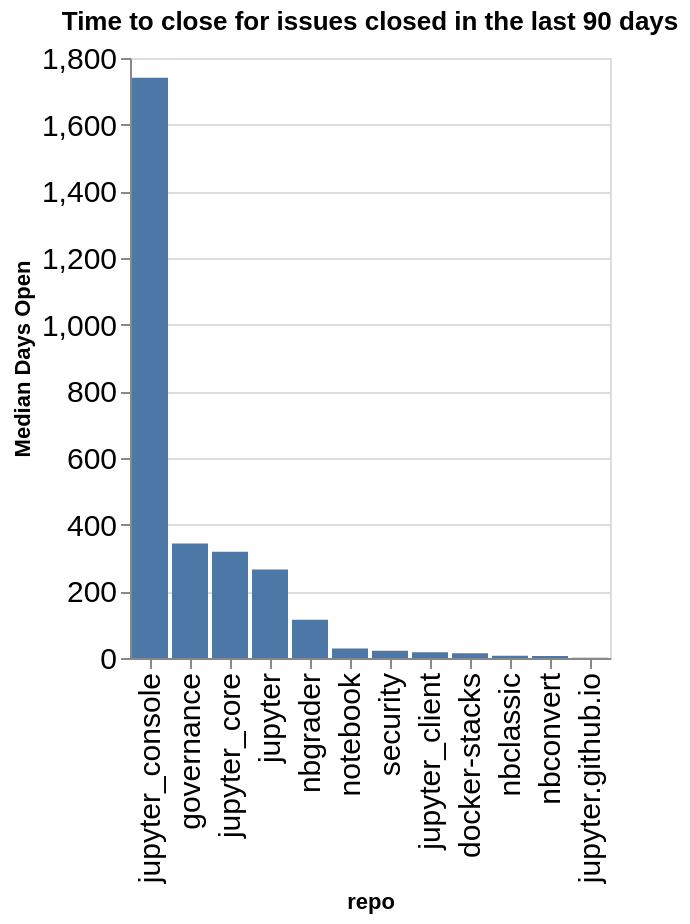

The code cell stored with this chart in its notebook:
### Code cell
time_open = closed.groupby(['org', 'repo']).agg({'time_open': 'median'}).reset_index()
time_open['time_open'] = time_open['time_open'] / (60 * 60 * 24)
time_open['org/repo'] = time_open.apply(lambda a: a['org'] + '/' + a['repo'], axis=1)
sorted_vals = time_open.sort_values(['org', 'time_open'], ascending=False)['repo'].values
alt.Chart(data=time_open, title=f"Time to close for issues closed in the last {n_days} days").mark_bar().encode(
    x=alt.X('repo', sort=alt.Sort(sorted_vals.tolist())),
    y=alt.Y('time_open', title="Median Days Open"),
)

### Figure 1 — Vega-Lite specification as saved in the notebook (floating-point values rounded to 4 significant figures)
{"config": {"axisLeft": {"labelFontSize": 15}, "axisBottom": {"labelFontSize": 15}}, "data": {"name": "data-ff7fb8bff953c8eba752a64b70f9a368"}, "mark": {"type": "bar"}, "encoding": {"x": {"field": "repo", "sort": ["jupyter_console", "governance", "jupyter_core", "jupyter", "nbgrader", "notebook", "security", "jupyter_client", "docker-stacks", "nbclassic", "nbconvert", "jupyter.github.io"], "type": "nominal"}, "y": {"field": "time_open", "title": "Median Days Open", "type": "quantitative"}}, "title": "Time to close for issues closed in the last 90 days", "$schema": "https://vega.github.io/schema/vega-lite/v5.20.1.json", "datasets": {"data-ff7fb8bff953c8eba752a64b70f9a368": [{"org": "jupyter", "repo": "docker-stacks", "time_open": 14.61, "org/repo": "jupyter/docker-stacks"}, {"org": "jupyter", "repo": "governance", "time_open": 343.6, "org/repo": "jupyter/governance"}, {"org": "jupyter", "repo": "jupyter", "time_open": 265.6, "org/repo": "jupyter/jupyter"}, {"org": "jupyter", "repo": "jupyter.github.io", "time_open": 0.9404, "org/repo": "jupyter/jupyter.github.io"}, {"org": "jupyter", "repo": "jupyter_client", "time_open": 17.07, "org/repo": "jupyter/jupyter_client"}, {"org": "jupyter", "repo": "jupyter_console", "time_open": 1741.0, "org/repo": "jupyter/jupyter_console"}, {"org": "jupyter", "repo": "jupyter_core", "time_open": 319.1, "org/repo": "jupyter/jupyter_core"}, {"org": "jupyter", "repo": "nbclassic", "time_open": 7.074, "org/repo": "jupyter/nbclassic"}, {"org": "jupyter", "repo": "nbconvert", "time_open": 5.779, "org/repo": "jupyter/nbconvert"}, {"org": "jupyter", "repo": "nbgrader", "time_open": 114.8, "org/repo": "jupyter/nbgrader"}, {"org": "jupyter", "repo": "notebook", "time_open": 28.17, "org/repo": "jupyter/notebook"}, {"org": "jupyter", "repo": "security", "time_open": 21.87, "org/repo": "jupyter/security"}]}}
